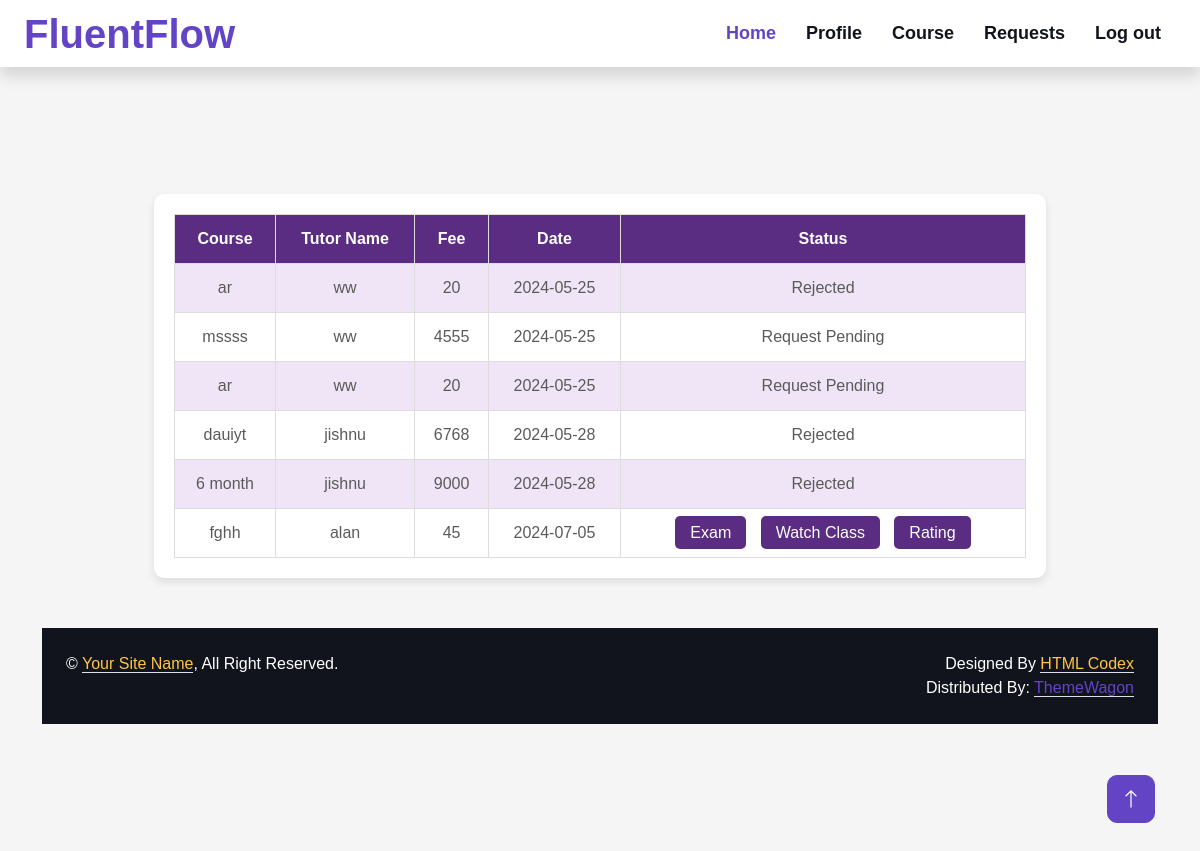
Page /Project/User/Myrequest.php (signed in) on the committed database.
### tables this page shows
CREATE TABLE `tbl_booking` (
  `booking_id` int(11) NOT NULL,
  `booking_date` varchar(60) NOT NULL,
  `booking_status` char(1) NOT NULL DEFAULT '0',
  `booking_payment` char(1) NOT NULL DEFAULT '0',
  `user_id` int(11) NOT NULL,
  `course_id` int(11) NOT NULL
);

CREATE TABLE `tbl_course` (
  `course_id` int(11) NOT NULL,
  `course_name` varchar(60) NOT NULL,
  `course_details` varchar(60) NOT NULL,
  `course_price` varchar(60) NOT NULL,
  `language_id` int(11) NOT NULL,
  `tutor_id` int(11) NOT NULL
);

CREATE TABLE `tbl_tutor` (
  `tutor_id` int(11) NOT NULL,
  `tutor_name` varchar(60) NOT NULL,
  `tutor_email` varchar(60) NOT NULL,
  `tutor_password` varchar(60) NOT NULL,
  `tutor_photo` varchar(100) NOT NULL,
  `tutor_proof` varchar(60) NOT NULL,
  `tutor_address` varchar(60) NOT NULL,
  `tutor_contact` varchar(60) NOT NULL,
  `tutor_doj` date NOT NULL,
  `tutor_dob` date NOT NULL,
  `place_id` int(11) NOT NULL,
  `tutor_status` int(11) NOT NULL
);

### Project/User/Myrequest.php (the view, shortened to what this page needs)
<?php
include('../Assests/connection/connection.php');
include('Header.php');
    ?>
<!DOCTYPE html PUBLIC "-//W3C//DTD XHTML 1.0 Transitional//EN" "http://www.w3.org/TR/xhtml1/DTD/xhtml1-transitional.dtd">
<html xmlns="http://www.w3.org/1999/xhtml">
<head>
</head>
<body>
<div class="request-container">
    <form id="form1" name="form1" method="post" action="">
        <table>
            <tr>
                <th>Course</th>
                <th>Tutor Name</th>
                <th>Fee</th>
                <th>Date</th>
                <th>Status</th>
            </tr>
            <?php
            $selqry="select * from tbl_booking p inner join tbl_course d on p.course_id=d.course_id inner join tbl_tutor m on d.tutor_id=m.tutor_id";
            $book=$con->query($selqry);
            while($data=$book->fetch_assoc())
            {
            ?>
            <tr>
                <td><?php echo $data['course_name']; ?></td>
                <td><?php echo $data['tutor_name']; ?></td>
                <td><?php echo $data['course_price']; ?></td>
                <td><?php echo $data['booking_date']; ?></td>
                <td class="status-actions">
                <?php
                if($data['booking_status']==0)
                {
                    echo "Request Pending";
                }
                else if($data['booking_status']==1)
                {
                    echo "Approved";
                    ?>
                    <a href="Payment.php?bid=<?php echo $data['booking_id']; ?>">Payment</a>
                    <?php
                }
                else if($data['booking_status']==4)
                {
                    ?>
                    <a href="Exam.php">Exam</a>
                    <a href="ViewClass.php?id=<?php echo $data['course_id']; ?>">Watch Class</a>
                    <a href="Rating.php?pid=<?php echo $data['tutor_id']; ?>">Rating</a>
                    <?php
                }
                else
                {
                    echo "Rejected";
                }
                ?>
                </td>
            </tr>
            <?php
            }
            ?>
        </table>
    </form>
</div>
</body>
</html>
<?php
include('Footer.php');
?>

### Project/Assests/Templates/Main/css/style.css (style rules this page uses)
:root { --primary: #6244C5; --secondary: #FFC448; --light: #FAFAFB; --dark: #12141D; }

### Project/User/Myrequest.php (style rules this page uses)
body { font-family: Arial, sans-serif; background-color: #f5f5f5; margin: 0; padding: 0; }
.request-container { width: 80%; margin: 50px auto; background-color: #fff; border-radius: 10px; box-shadow: 0 4px 8px rgba(0, 0, 0, 0.1); padding: 20px; }
table { width: 100%; border-collapse: collapse; }
th, td { padding: 12px; text-align: center; border: 1px solid #ddd; }
th { background-color: #5a2d82; color: white; }
tr:nth-child(even) { background-color: #f0e5f7; }
tr:nth-child(odd) { background-color: #ffffff; }
.status-actions a { text-decoration: none; margin: 0 5px; padding: 8px 15px; background-color: #5a2d82; color: #fff; border-radius: 5px; transition: background-color 0.3s ease; }

### rows in the picture
tbl_booking: course.course_name "ar", tbl_tutor.tutor_name "ww", course.course_price "20", booking_date "2024-05-25", booking_status "Rejected"
tbl_booking: course.course_name "mssss", tbl_tutor.tutor_name "ww", course.course_price "4555", booking_date "2024-05-25", booking_status "Request Pending"
tbl_booking: course.course_name "ar", tbl_tutor.tutor_name "ww", course.course_price "20", booking_date "2024-05-25", booking_status "Request Pending"
tbl_booking: course.course_name "dauiyt", tbl_tutor.tutor_name "jishnu", course.course_price "6768", booking_date "2024-05-28", booking_status "Rejected"
tbl_booking: course.course_name "6 month", tbl_tutor.tutor_name "jishnu", course.course_price "9000", booking_date "2024-05-28", booking_status "Rejected"
tbl_booking: course.course_name "fghh", tbl_tutor.tutor_name "alan", course.course_price "45", booking_date "2024-07-05"
